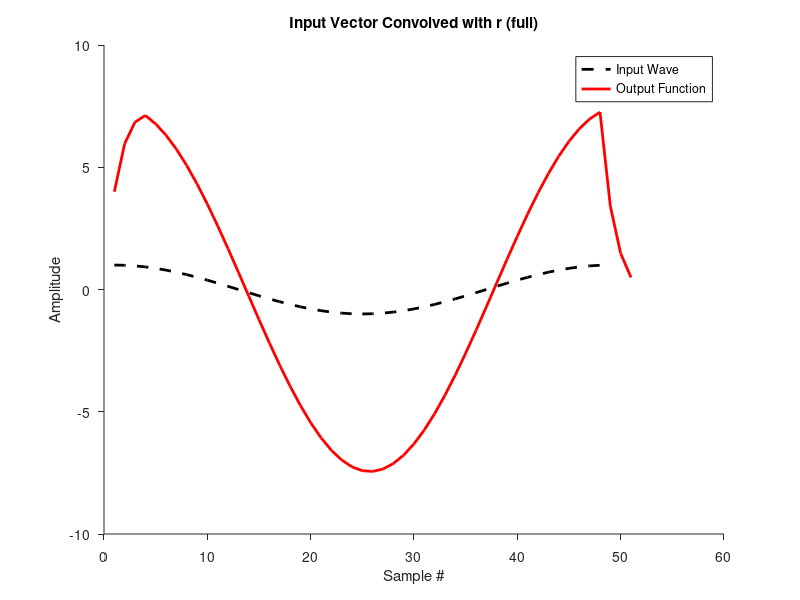
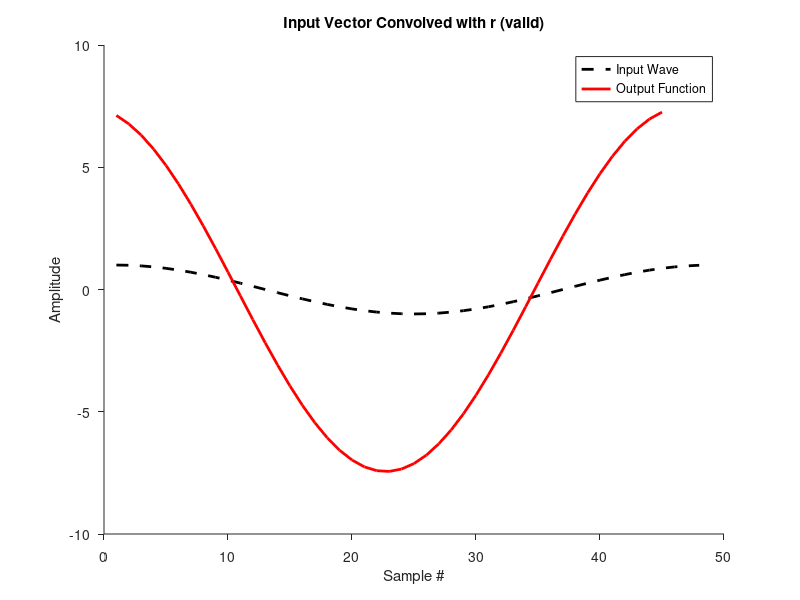

Reproduce these figures in MATLAB, in order.
%%%%%%%%%%%%%%%%%%%%%%%%%%%%%%%%%%%%%%%%%%%%%%%%%%%%%%%%%%%%%%%%%%%%%%%%%%%
%%%%%%%%%%% MATHTOOLS HOMEWORK 3 - MARISSA EVANS - mhe229@nyu.edu %%%%%%%%%
%%%%%%%%%%%%%%%%%%%%%%%%%%%%%%%%%%%%%%%%%%%%%%%%%%%%%%%%%%%%%%%%%%%%%%%%%%%

% QUESTION 2

% Date intialized: Oct. 15th 2019
% Written by: Marissa Evans

%Start with a fresh work space
clear all 
close all
clc

%% Convolution in matlab. 

% Suppose you have a linear shift-invariant system with impulse response:
r = [4 2 1 0.5];
% Because it is LSI, the response of this system to any input vector in can be computed as a
% convolution.

%% PART A

%%
%*Compute responses to eight 8-dimensional impulse vectors, using MATLAB's conv
% function: out = conv(in, r). How do these compare to what you'd expect from
% the convolution formula given in class, [SEE ORIGINAL PROMPT FOR FORMULA] 
% Specifically, compute the matrix that represents the linear system. 
% What is the size, and organization of this matrix?

impulseVecs = eye(8);

for ii = 1:8
out(ii,:) = conv(impulseVecs(ii,:), r);
end 

disp(out)

% The formula from class gives an output with zero padding at the beginning
% as the first combindation of the first impulse vector and the values of r
% flipped will give you what is the 4th column of the matlab conv output.
% The matrix you end up with will be 8x8 due to the stretching from the
% impulse vector, however it will not be as large as the 8x11 matlab matrix
% due to the additional padding used there. The conv function flips the
% kernel while the formula flips the input. 


% The linear system matrix is larger than the inputs used. The output is expanded
% to 8x11 instead of 8x8 as the values are let to run to completion on each
% row, with padding used on the shorter rows. The values do not wrap around
% so the signal in this case is not periodic. The values of r are represented
% in the columns starting with the last values of the vector and they are
% also all seen across the rows in the same orientation as the original
% impulse repsonse. 

%% PART B

%%
%* How does MATLAB's conv function handle boundaries?

% When in 'full' the conv function adds zeros onto the ends of all the
% vectors, creating the largest matrix possible to include all values from
% the orginal signal. this is the automatic setting for conv. 

% When 'valid' is selected the output will only include the center colums
% which contain a full range of values, clipping both the edges where zeros
% would be added, this makes the output smaller than the input but does not
% change the shape of the data. 

% When 'same' is selected the edges are slighly shortened to make the row
% length the same as the input vector. Some padding with zeros is included
% however not as much as the full option. 

%% PART C

%%
%* Using conv, compute the response to an input vector of length 48 
% containing a singlecycle cosine. Is this a single-cycle sinusoid? Why or why not? 

k = 1;
n = 48;
x = 0:n-1;

input = cos(2*pi*k/n * x);

output = conv(input, r);

figure
plot(input, '--k', 'Linewidth',2) 
hold on 
plot(output, 'r','Linewidth',2)
xlabel('Sample #')
ylabel('Amplitude')
title('Input Vector Convolved with r (full)')
legend ('Input Wave', 'Output Function')
box off
set(gca, 'TickDir', 'out')

% After the convolution the output is no longer a single cycle sinousoid.
% This is because of the padding of zeros on the edges of the function
% because they falsely decrease the values toward the ends of the vector. 

%%
%* If not, what modification is necessary to the conv function to ensure that it 
% will behave according to the 'sinein, sine-out' behavior we expect of LSI systems?

output = conv(input, r, 'valid');

figure
plot(input, '--k','Linewidth',2) 
hold on 
plot(output, 'r','Linewidth',2)
legend ('Input Wave', 'Output Function')
xlabel('Sample #')
ylabel('Amplitude')
title('Input Vector Convolved with r (valid)')
box off
set(gca, 'TickDir', 'out')

%By using the 'valid' function this does not add any extra zero padding so
%it holds the shape constant from the input to output. This does however
%clip a small amount of the wave. To insure no data will be lost, adhoc
%choices would have to be made as to how to design the boundaries, whether
%they are periodic or some other form of data repitition based on the
%structure and magnitude of the data. For instance the padding could be the
%original values mirrored to keep the continuing wave form, or an
%extrapolation of the edge values to keep the trend going in it's current
%direction. 